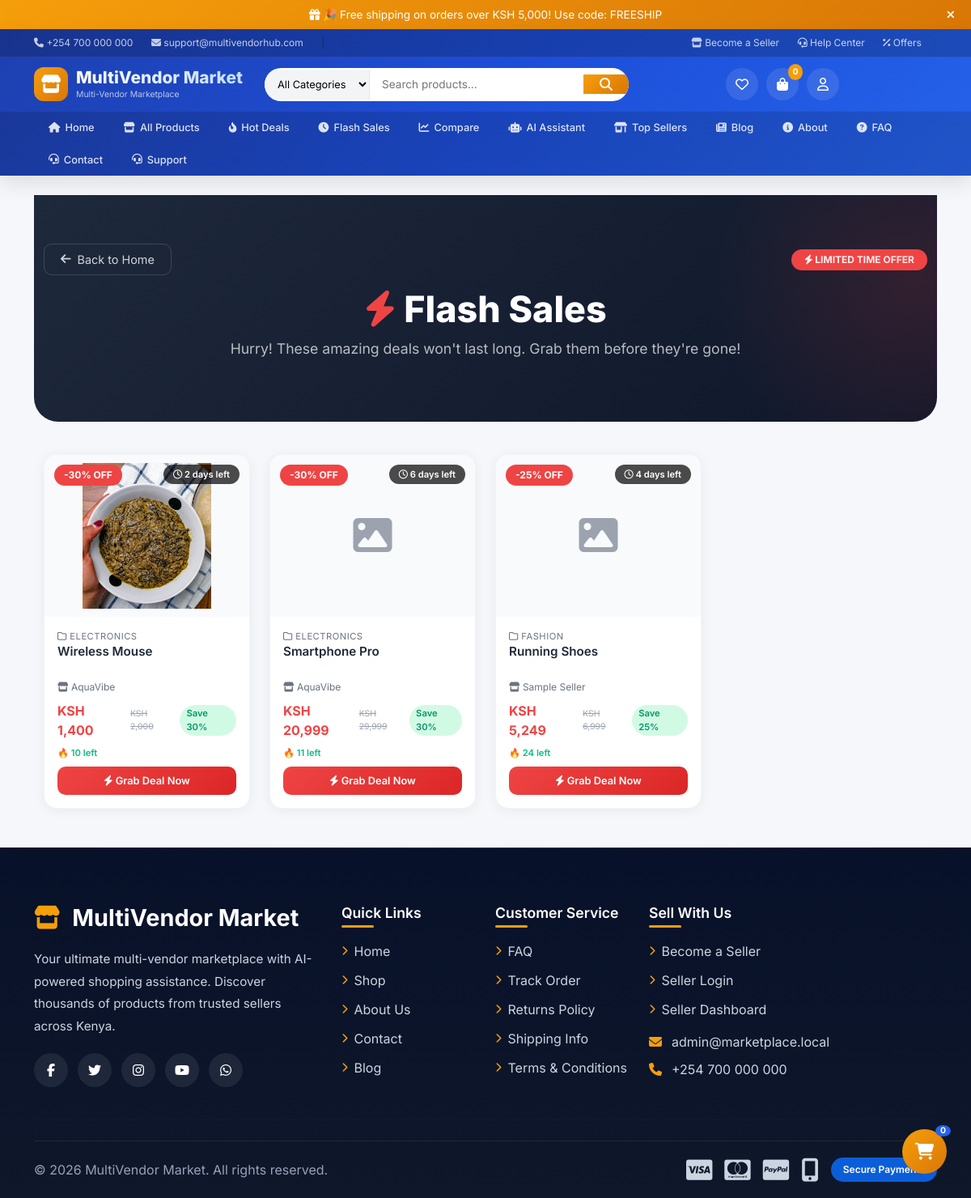
/flash-sales.php, run on the app's committed database.
### tables this page shows
CREATE TABLE `products` (
  `id` int(11) NOT NULL,
  `seller_id` int(11) NOT NULL,
  `category_id` int(11) DEFAULT NULL,
  `name` varchar(190) NOT NULL,
  `slug` varchar(220) NOT NULL,
  `short_description` varchar(255) NOT NULL,
  `description` text DEFAULT NULL,
  `price` decimal(12,2) NOT NULL,
  `stock` int(11) NOT NULL DEFAULT 0,
  `brand` varchar(120) DEFAULT NULL,
  `status` enum('draft','pending','approved','rejected') NOT NULL DEFAULT 'pending',
  `rating` decimal(3,2) DEFAULT 0.00,
  `created_at` datetime NOT NULL,
  `updated_at` datetime DEFAULT NULL,
  `discount_percent` int(11) DEFAULT 0 COMMENT 'Discount percentage (0-99)',
  `discounted_price` decimal(12,2) DEFAULT NULL COMMENT 'Price after discount',
  `discount_start_date` datetime DEFAULT NULL COMMENT 'When discount starts',
  `discount_end_date` datetime DEFAULT NULL COMMENT 'When discount ends',
  `is_on_sale` tinyint(1) DEFAULT 0 COMMENT '1 = on sale, 0 = not on sale'
);

CREATE TABLE `categories` (
  `id` int(11) NOT NULL,
  `name` varchar(120) NOT NULL,
  `slug` varchar(150) NOT NULL,
  `description` text DEFAULT NULL,
  `created_at` datetime NOT NULL
);

CREATE TABLE `sellers` (
  `id` int(11) NOT NULL,
  `user_id` int(11) NOT NULL,
  `shop_name` varchar(150) NOT NULL,
  `shop_logo` varchar(255) DEFAULT NULL,
  `phone` varchar(60) NOT NULL,
  `business_id` varchar(100) NOT NULL,
  `id_image` varchar(255) DEFAULT NULL,
  `description` text DEFAULT NULL,
  `location` varchar(255) DEFAULT NULL,
  `status` enum('pending','verified','rejected') NOT NULL DEFAULT 'pending',
  `subscription_status` enum('active','expired','none') NOT NULL DEFAULT 'none',
  `subscription_expires` date DEFAULT NULL,
  `created_at` datetime NOT NULL
);

### includes/functions.php (called while the page is built, shortened)
<?php
function sanitize($value) {
    return htmlspecialchars(trim($value), ENT_QUOTES, 'UTF-8');
}
?>

### flash-sales.php (the view, shortened to what this page needs)
<?php
require_once 'includes/header.php';
$page = isset($_GET['page']) ? (int)$_GET['page'] : 1;
$limit = 12;
$offset = ($page - 1) * $limit;
$sql = "SELECT p.*,
        c.name as category_name,
        s.shop_name,
        (SELECT filename FROM product_images WHERE product_id = p.id LIMIT 1) as image,
        (SELECT COUNT(*) FROM order_items oi
         JOIN orders o ON o.id = oi.order_id
         WHERE oi.product_id = p.id AND o.status != 'cancelled') as total_sold
        FROM products p
        LEFT JOIN categories c ON c.id = p.category_id
        LEFT JOIN sellers s ON p.seller_id = s.id
        WHERE p.status = 'approved'
        AND p.stock > 0
        AND p.is_on_sale = 1
        AND p.discount_percent > 0
        AND p.discount_end_date > NOW()
        ORDER BY p.discount_percent DESC, p.created_at DESC
        LIMIT ? OFFSET ?";
$stmt = $mysqli->prepare($sql);
$stmt->bind_param('ii', $limit, $offset);
$stmt->execute();
$products = $stmt->get_result();
function get_time_remaining($end_date) {
    $now = new DateTime();
    $end = new DateTime($end_date);
    $diff = $now->diff($end);
    if ($diff->days > 1) {
        return $diff->days . ' days left';
    } elseif ($diff->days == 1) {
        return '1 day left';
    } elseif ($diff->h > 0) {
        return $diff->h . ' hours left';
    } elseif ($diff->i > 0) {
        return $diff->i . ' minutes left';
    } else {
        return 'Ending soon!';
    }
}
?>
<div class="flash-hero">
    <div class="container">
        <div style="display:flex;justify-content:space-between;align-items:center;flex-wrap:wrap;gap:12px;margin-bottom:16px;">
            <a href="index.php" class="back-btn">
                <i class="fa-solid fa-arrow-left"></i> Back to Home
            </a>
            <span class="flash-badge"><i class="fa-solid fa-bolt"></i> Limited Time Offer</span>
        </div>
        <h1><i class="fa-solid fa-bolt" style="color:#ef4444;"></i> Flash Sales</h1>
        <p>Hurry! These amazing deals won't last long. Grab them before they're gone!</p>
    </div>
</div>
<div class="container mb-5">
    <?php if ($products->num_rows === 0): ?>
    <div class="empty-state">
        <i class="fa-solid fa-clock"></i>
        <h3>No Flash Sales Right Now</h3>
        <p>Check back soon for amazing deals!</p>
        <a href="shop.php" class="btn btn-primary"><i class="fa-solid fa-store"></i> Browse Products</a>
    </div>
    <?php else: ?>
    <div class="row g-4">
        <?php while ($product = $products->fetch_assoc()):
            $product_id = $product['id'];
            $product_name = $product['name'];
            $product_price = $product['price'];
            $product_stock = $product['stock'];
            $discount = $product['discount_percent'];
            $discounted_price = $product['discounted_price'] ?? ($product_price * (1 - $discount / 100));
            $category = $product['category_name'] ?? 'Uncategorized';
            $seller = $product['shop_name'] ?? 'Unknown Seller';
            $image = $product['image'];
            $has_image = !empty($image) && file_exists('uploads/products/' . $image);
            $remaining = max($product_stock, 0);
            $time_left = $product['discount_end_date'] ? get_time_remaining($product['discount_end_date']) : 'Ending soon';
        ?>
        <div class="col-lg-3 col-md-6">
            <div class="product-card">
                <div class="discount-badge">-<?= $discount ?>% OFF</div>
                <div class="time-badge"><i class="fa-regular fa-clock"></i> <?= $time_left ?></div>
                <div class="product-img-container">
                    <?php if ($has_image): ?>
                        <img src="uploads/products/<?= sanitize($image) ?>"
                             class="product-img"
                             alt="<?= sanitize($product_name) ?>"
                             loading="lazy">
                    <?php else: ?>
                        <div class="product-img-placeholder">
                            <i class="fa-solid fa-image"></i>
                        </div>
                    <?php endif; ?>
                </div>
                <div class="product-info">
                    <div class="product-category"><i class="fa-regular fa-folder"></i> <?= sanitize($category) ?></div>
                    <div class="product-name">
                        <a href="product.php?id=<?= $product_id ?>"><?= sanitize($product_name) ?></a>
                    </div>
                    <div class="product-seller">
                        <i class="fa-solid fa-store"></i> <?= sanitize($seller) ?>
                    </div>
                    <div class="product-price">
                        <span class="current">KSH <?= number_format($discounted_price) ?></span>
                        <span class="original">KSH <?= number_format($product_price) ?></span>
                        <span class="save">Save <?= $discount ?>%</span>
                    </div>
                    <div class="sold-info">
                        <span class="stock-count">🔥 <?= number_format($remaining) ?> left</span>
                    </div>
                    <a href="product.php?id=<?= $product_id ?>" class="btn-view">
                        <i class="fa-solid fa-bolt"></i> Grab Deal Now
                    </a>
                </div>
            </div>
        </div>
        <?php endwhile; ?>
    </div>
    <?php endif; ?>
</div>
<?php require_once 'includes/footer.php'; ?>

### includes/header.php (style rules this page uses)
:root { --primary: #2563eb; --primary-dark: #1d4ed8; --secondary: #f59e0b; --success: #10b981; --danger: #ef4444; --dark: #1f2937; --gray: #6b7280; --light-gray: #f3f4f6; --white: #ffffff; --border: #e5e7eb; }
* { margin: 0; padding: 0; box-sizing: border-box; }
body { font-family: 'Inter', sans-serif; background: #f5f7fb; color: #1f2937; }

### flash-sales.php (style rules this page uses)
.flash-hero { background:linear-gradient(135deg,#1e293b 0%,#0f172a 100%); padding:60px 0; border-radius:0 0 30px 30px; margin-bottom:40px; text-align:center; position:relative; overflow:hidden }
.flash-hero::before { content:''; position:absolute; top:-50%;right:-20%; width:500px; height:500px; background:radial-gradient(circle,rgba(239,68,68,0.15) 0%,transparent 70%); border-radius:50% }
.flash-hero h1 { color:#fff; font-size:2.8rem; font-weight:800; position:relative; z-index:1 }
.flash-hero p { color:rgba(255,255,255,0.7); font-size:1.1rem; position:relative; z-index:1 }
.flash-badge { display:inline-block; background:#ef4444; color:#fff; padding:4px 16px; border-radius:50px; font-size:.75rem; font-weight:700; text-transform:uppercase; animation:pulse 2s infinite }
.back-btn { display:inline-flex; align-items:center; gap:8px;color:rgba(255,255,255,0.8); text-decoration:none; padding:8px 20px; border-radius:10px; border:1px solid rgba(255,255,255,0.15); transition:all .3s; font-size:.9rem }
.product-card { background:#fff; border-radius:16px; overflow:hidden; transition:all .3s; box-shadow:0 2px 15px rgba(0,0,0,0.06); border:1px solid #f1f5f9; height:100%; position:relative }
.product-card .discount-badge { position:absolute; top:12px; left:12px; background:#ef4444; color:#fff; padding:4px 12px; border-radius:50px; font-size:.75rem; font-weight:700; z-index:2 }
.product-card .time-badge { position:absolute; top:12px; right:12px; background:rgba(0,0,0,0.7); color:#fff; padding:4px 12px; border-radius:50px; font-size:.7rem; font-weight:600; z-index:2 }
.product-card .product-img-container { height:200px; background:#f8fafc; display:flex; align-items:center; justify-content:center; overflow:hidden }
.product-card .product-img { height:100%; width:100%; object-fit:contain; padding:10px }
.product-card .product-img-placeholder { font-size:3rem; color:#9ca3af }
.product-card .product-info { padding:16px }
.product-card .product-category { font-size:.7rem; color:#6b7280; text-transform:uppercase; letter-spacing:.5px }
.product-card .product-name { font-weight:600; color:#1f2937; font-size:.95rem; margin-bottom:4px; display:-webkit-box; -webkit-line-clamp:2; -webkit-box-orient:vertical; overflow:hidden; min-height:2.6rem }
.product-card .product-name a { color:inherit; text-decoration:none }
.product-card .product-seller { font-size:.75rem; color:#6b7280; margin-bottom:4px }
.product-card .product-price { display:flex; align-items:center; gap:10px; margin:8px 0 }
.product-card .product-price .current { font-size:1rem; font-weight:700; color:#ef4444 }
.product-card .product-price .original { font-size:.65rem; color:#9ca3af; text-decoration:line-through }
.product-card .product-price .save { font-size:.7rem; background:#d1fae5; color:#059669; padding:2px 8px; border-radius:50px; font-weight:600 }
.product-card .sold-info { display:flex; justify-content:space-between; font-size:.7rem;color:#6b7280; margin-bottom:8px }
.product-card .sold-info .stock-count { color:#10b981; font-weight:600 }
.product-card .btn-view { width:100%; padding:8px; background:linear-gradient(135deg,#ef4444,#dc2626); color:#fff; border:none; border-radius:10px; font-size:.8rem; font-weight:600; cursor:pointer; transition:all .3s; text-align:center; text-decoration:none; display:block }

### data on the page
products: discount_percent "30", discount_end_date "2 days left", category.name "ELECTRONICS", name "Wireless Mouse", seller.shop_name "AquaVibe", discounted_price "1,400", price "2,000", stock "10"
products: discount_percent "30", discount_end_date "6 days left", category.name "ELECTRONICS", name "Smartphone Pro", seller.shop_name "AquaVibe", discounted_price "20,999", price "29,999", stock "11"
products: discount_percent "25", discount_end_date "4 days left", category.name "FASHION", name "Running Shoes", seller.shop_name "Sample Seller", discounted_price "5,249", price "6,999", stock "24"

### other printed values
SITE_NAME "MultiVendor Market"
$cart_count "0"
ADMIN_EMAIL "admin@marketplace.local"
